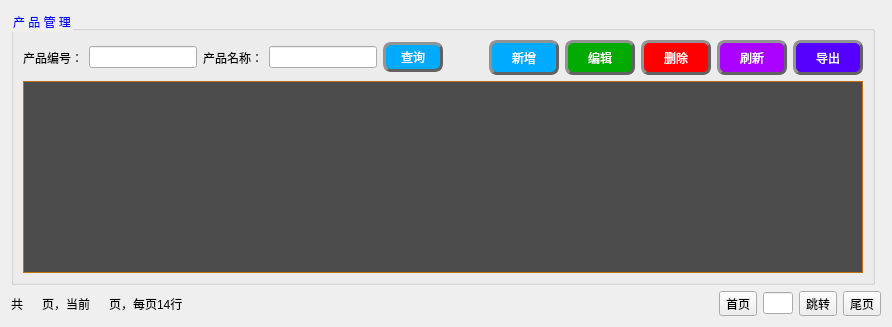
     <widget class="QWidget" name="tab_8">
      <attribute name="title">
       <string/>
      </attribute>
      <layout class="QGridLayout" name="gridLayout_16">
       <item row="0" column="0">
        <widget class="QGroupBox" name="groupBox_11">
         <property name="styleSheet">
          <string notr="true">QGroupBox::title{
color: rgb(0, 0, 255)
}</string>
         </property>
         <property name="title">
          <string>产 品 管 理</string>
         </property>
         <layout class="QVBoxLayout" name="verticalLayout_14">
          <item>
           <layout class="QHBoxLayout" name="horizontalLayout_25">
            <item>
             <widget class="QLabel" name="label_16">
              <property name="text">
               <string>产品编号：</string>
              </property>
             </widget>
            </item>
            <item>
             <widget class="QLineEdit" name="lineEdit_16"/>
            </item>
            <item>
             <widget class="QLabel" name="label_17">
              <property name="text">
               <string>产品名称：</string>
              </property>
             </widget>
            </item>
            <item>
             <widget class="QLineEdit" name="lineEdit_17"/>
            </item>
            <item>
             <widget class="QPushButton" name="pushButton_65">
              <property name="minimumSize">
               <size>
                <width>60</width>
                <height>30</height>
               </size>
              </property>
              <property name="styleSheet">
               <string notr="true">QPushButton{
font: 75 12pt &quot;微软雅黑&quot;;
color:rgb(255, 255, 255);
background-color: rgb(0, 170, 255);
border-radius: 8px;
border: 3px groove rgb(98, 98, 98);
border-style: outset;
}
QPushButton:pressed{
border-style: inset;
}
QPushButton:hover{
background-color:rgb(255, 170, 0);
}

</string>
              </property>
              <property name="text">
               <string>查询</string>
              </property>
              <property name="icon">
               <iconset>
                <activeon>:/qt 图标/更新图标/filer.png</activeon>
               </iconset>
              </property>
             </widget>
            </item>
            <item>
             <spacer name="horizontalSpacer_13">
              <property name="orientation">
               <enum>Qt::Horizontal</enum>
              </property>
              <property name="sizeHint" stdset="0">
               <size>
                <width>40</width>
                <height>20</height>
               </size>
              </property>
             </spacer>
            </item>
            <item>
             <widget class="QPushButton" name="pushButton_64">
              <property name="minimumSize">
               <size>
                <width>70</width>
                <height>35</height>
               </size>
              </property>
              <property name="styleSheet">
               <string notr="true">QPushButton{
font: 75 12pt &quot;微软雅黑&quot;;
color:rgb(255, 255, 255);
background-color: rgb(0, 170, 255);
border-radius: 8px;
border: 3px groove rgb(98, 98, 98);
border-style: outset;
}
QPushButton:pressed{
border-style: inset;
}
QPushButton:hover{
background-color:rgb(255, 170, 0);
}

</string>
              </property>
              <property name="text">
               <string>新增</string>
              </property>
              <property name="icon">
               <iconset>
                <normalon>:/qt 图标/add1.ico</normalon>
               </iconset>
              </property>
             </widget>
            </item>
            <item>
             <widget class="QPushButton" name="pushButton_63">
              <property name="minimumSize">
               <size>
                <width>70</width>
                <height>35</height>
               </size>
              </property>
              <property name="styleSheet">
               <string notr="true">QPushButton{
font: 75 12pt &quot;微软雅黑&quot;;
color:rgb(255, 255, 255);
background-color: rgb(0, 170, 0);
border-radius: 8px;
border: 3px groove rgb(98, 98, 98);
border-style: outset;
}
QPushButton:pressed{
border-style: inset;
}
QPushButton:hover{
background-color:rgb(255, 170, 0);
}

</string>
              </property>
              <property name="text">
               <string>编辑</string>
              </property>
              <property name="icon">
               <iconset>
                <activeon>:/qt 图标/修改图标/document-write.ico</activeon>
               </iconset>
              </property>
             </widget>
            </item>
            <item>
             <widget class="QPushButton" name="pushButton_14">
              <property name="minimumSize">
               <size>
                <width>70</width>
                <height>35</height>
               </size>
              </property>
              <property name="styleSheet">
               <string notr="true">QPushButton{
font: 75 12pt &quot;微软雅黑&quot;;
color:rgb(255, 255, 255);
background-color:rgb(255, 0, 0);
border-radius: 8px;
border: 3px groove rgb(98, 98, 98);
border-style: outset;
}
QPushButton:pressed{
border-style: inset;
}
QPushButton:hover{
background-color:rgb(255, 170, 0);
}

</string>
              </property>
              <property name="text">
               <string>删除</string>
              </property>
              <property name="icon">
               <iconset>
                <activeon>:/qt 图标/yellow-24.png</activeon>
               </iconset>
              </property>
             </widget>
            </item>
            <item>
             <widget class="QPushButton" name="pushButton_61">
              <property name="minimumSize">
               <size>
                <width>70</width>
                <height>35</height>
               </size>
              </property>
              <property name="styleSheet">
               <string notr="true">QPushButton{
font: 75 12pt &quot;微软雅黑&quot;;
color:rgb(255, 255, 255);
background-color:rgb(170, 0, 255);
border-radius: 8px;
border: 3px groove rgb(98, 98, 98);
border-style: outset;
}
QPushButton:pressed{
border-style: inset;
}
QPushButton:hover{
background-color:rgb(255, 170, 0);
}

</string>
              </property>
              <property name="text">
               <string>刷新</string>
              </property>
              <property name="icon">
               <iconset>
                <activeon>:/qt 图标/更新图标/refresh.ico</activeon>
               </iconset>
              </property>
             </widget>
            </item>
            <item>
             <widget class="QPushButton" name="pushButton_66">
              <property name="minimumSize">
               <size>
                <width>70</width>
                <height>35</height>
               </size>
              </property>
              <property name="styleSheet">
               <string notr="true">QPushButton{
font: 75 12pt &quot;微软雅黑&quot;;
color:rgb(255, 255, 255);
background-color:rgb(85, 0, 255);
border-radius: 8px;
border: 3px groove rgb(98, 98, 98);
border-style: outset;
}
QPushButton:pressed{
border-style: inset;
}
QPushButton:hover{
background-color:rgb(255, 170, 0);
}

</string>
              </property>
              <property name="text">
               <string>导出</string>
              </property>
              <property name="icon">
               <iconset>
                <activeon>:/qt 图标/更新图标/export.ico</activeon>
               </iconset>
              </property>
             </widget>
            </item>
           </layout>
          </item>
          <item>
           <widget class="QTableView" name="tableView_10">
            <property name="styleSheet">
             <string notr="true">QHeaderView::section{  
    background: rgb(76, 76, 76);
    color: rgb(240, 240, 240);  
    padding-left: 4px;  
    border: 1px solid #C07010;  
    min-height: 30px;  
}  /*表头*/
QTableView{  
    color: rgb(0, 0, 0);  
    border: 1px solid #C07010;          /*边框颜色*/  
    gridline-color:#C07010;             /*grid线颜色*/  
    background-color: rgb(76, 76, 76); 
    alternate-background-color: rgb(200, 200, 200); /*行交替颜色*/  
    selection-background-color: rgb(130, 190, 100); /*选中行背景颜色*/  
}  
  
QTableView::item:!alternate:!selected{  
    background-color: rgb(220, 220, 220);    /*交替行的另一颜色*/  
}  
</string>
            </property>
           </widget>
          </item>
         </layout>
        </widget>
       </item>
       <item row="3" column="0" colspan="2">
        <layout class="QHBoxLayout" name="horizontalLayout_28">
         <item>
          <widget class="QLabel" name="label_32">
           <property name="text">
            <string>共</string>
           </property>
          </widget>
         </item>
         <item>
          <widget class="QLabel" name="label_30">
           <property name="text">
            <string/>
           </property>
          </widget>
         </item>
         <item>
          <widget class="QLabel" name="label_31">
           <property name="text">
            <string>页，当前</string>
           </property>
          </widget>
         </item>
         <item>
          <widget class="QLabel" name="label_34">
           <property name="text">
            <string/>
           </property>
          </widget>
         </item>
         <item>
          <widget class="QLabel" name="label_33">
           <property name="text">
            <string>页，每页14行</string>
           </property>
          </widget>
         </item>
         <item>
          <spacer name="horizontalSpacer_16">
           <property name="orientation">
            <enum>Qt::Horizontal</enum>
           </property>
           <property name="sizeHint" stdset="0">
            <size>
             <width>40</width>
             <height>20</height>
            </size>
           </property>
          </spacer>
         </item>
         <item>
          <widget class="QToolButton" name="toolButton_9">
           <property name="text">
            <string>首页</string>
           </property>
          </widget>
         </item>
         <item>
          <widget class="QLineEdit" name="lineEdit_20">
           <property name="maximumSize">
            <size>
             <width>30</width>
             <height>16777215</height>
            </size>
           </property>
          </widget>
         </item>
         <item>
          <widget class="QToolButton" name="toolButton_8">
           <property name="text">
            <string>跳转</string>
           </property>
          </widget>
         </item>
         <item>
          <widget class="QToolButton" name="toolButton_7">
           <property name="text">
            <string>尾页</string>
           </property>
          </widget>
         </item>
        </layout>
       </item>
      </layout>
     </widget>
